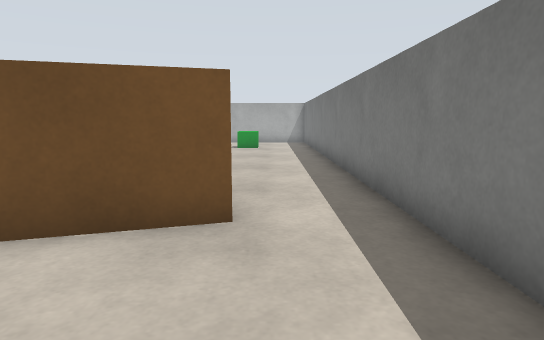
View 1 (above)

16 first-person views from a walk through a Gazebo world. The camera is 0.34 m above the floor, tilts 8° down and sees 75° across. The floor is counted in squares, 0.25 m on a side. Each view is taken from the middle of a square. On the plan, view 1 faces up. The plan holds only what a view shows up to about 15 squares ahead; the rest is blank. The place goes on beyond the plan.

View 2
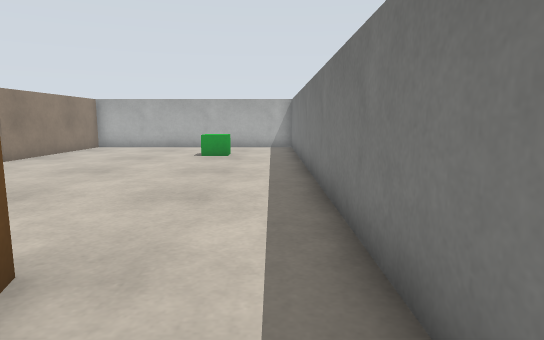

View 3
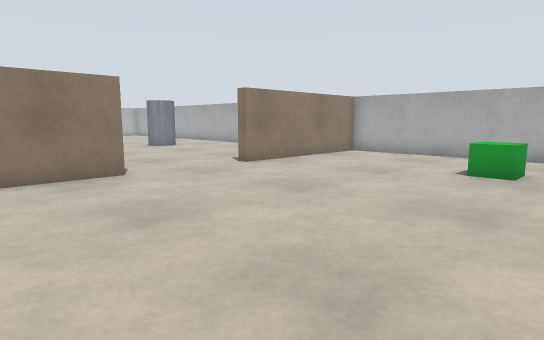

View 4
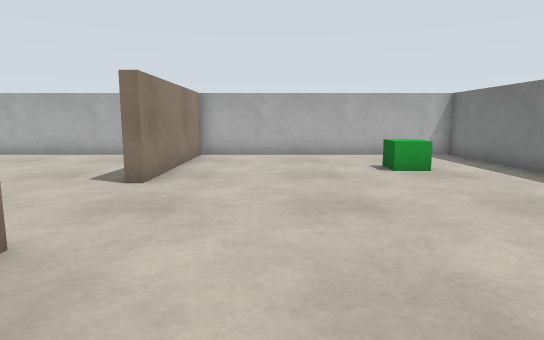

View 5
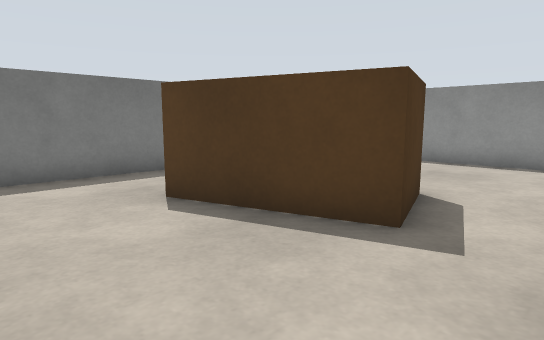

View 6
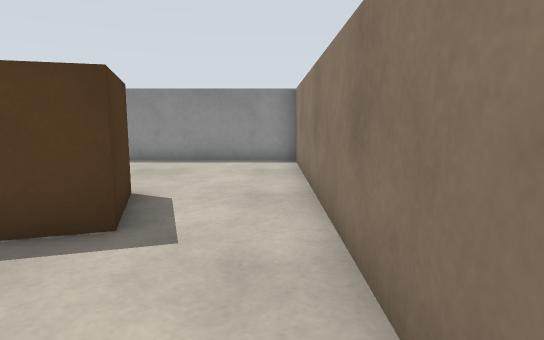

View 7
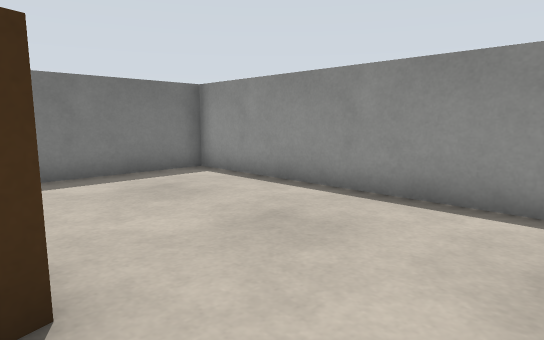

View 8
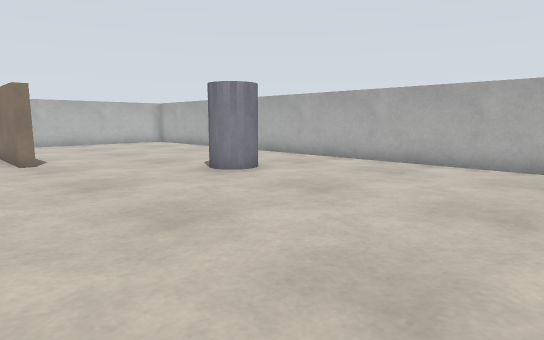

View 9
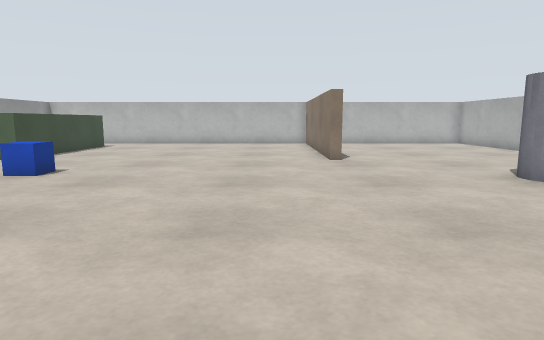

View 10
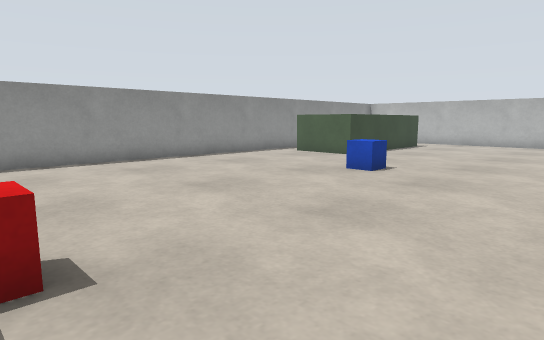

View 11
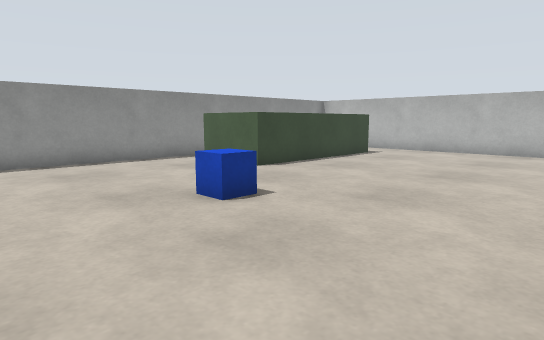

View 12
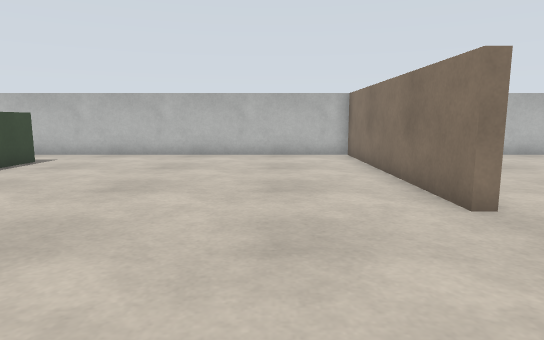

View 13
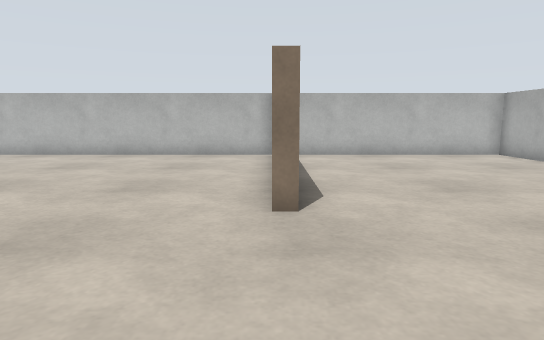

View 14
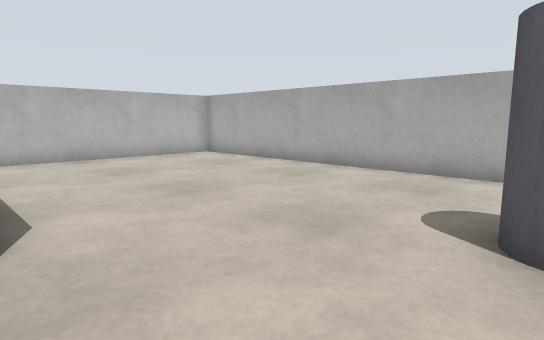

View 15
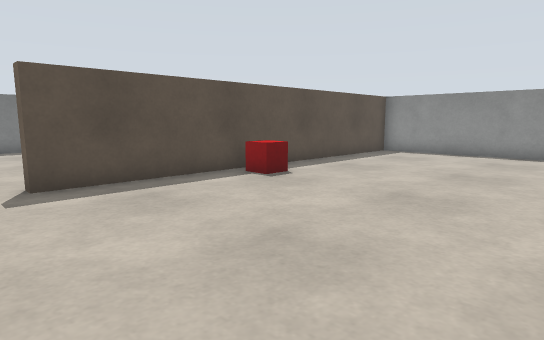

View 16
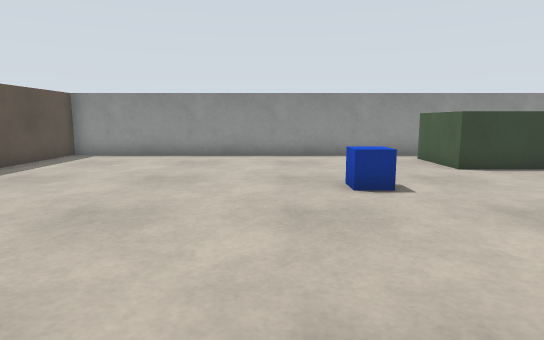

### Floor plan
Key: @ floor where view 1 was taken; # wall or solid block; . floor; B brown box; G green box; P pillar; L blue box; R red box.
Columns run from 30 left of view 1 to 2 right of it. Each row starts with its distance up from view 1.
 22 #################################
 21 #.................... #....... .#
 20 #.................... #....... .#
 19 #.................... #.........#
 18 #...........PP........#.....GG..#
 17 #...........PP........#.........#
 16 #.....................#.........#
 15 #...............................#
 14 #...............................#
 13 #########.......................#
 12 #...............................#
 11 #.....................#.........#
 10 #.....................#.........#
  9 #.....................#.........#
  8 #.....................#.........#
  7 #....................R#.....BB..#
  6 #....................R#..BBBB ..#
  5 #...........L.........#..B   B..#
  4 #.....................#...BBB...#
  3 #.....................#.........#
  2 #..GGGGGGG............#.........#
  1 #.       G............#.........#
  0 #        G............#.......@.#
 -1 #        .............#.........#
 -2    ##############################

Positions as (right, up) in squares from view 1, and headings:
1: (0, 0), facing up
2: (1, 4), facing up
3: (1, 8), facing up-left
4: (-5, 8), facing up
5: (-7, 10), facing down-right
6: (-7, 10), facing down
7: (-7, 4), facing down-right
8: (-9, 11), facing up-left
9: (-9, 11), facing left
10: (-9, 10), facing down-left
11: (-14, 10), facing down-left
12: (-16, 10), facing left
13: (-16, 13), facing left
14: (-17, 13), facing up-left
15: (-16, 13), facing down-right
16: (-16, 12), facing down
